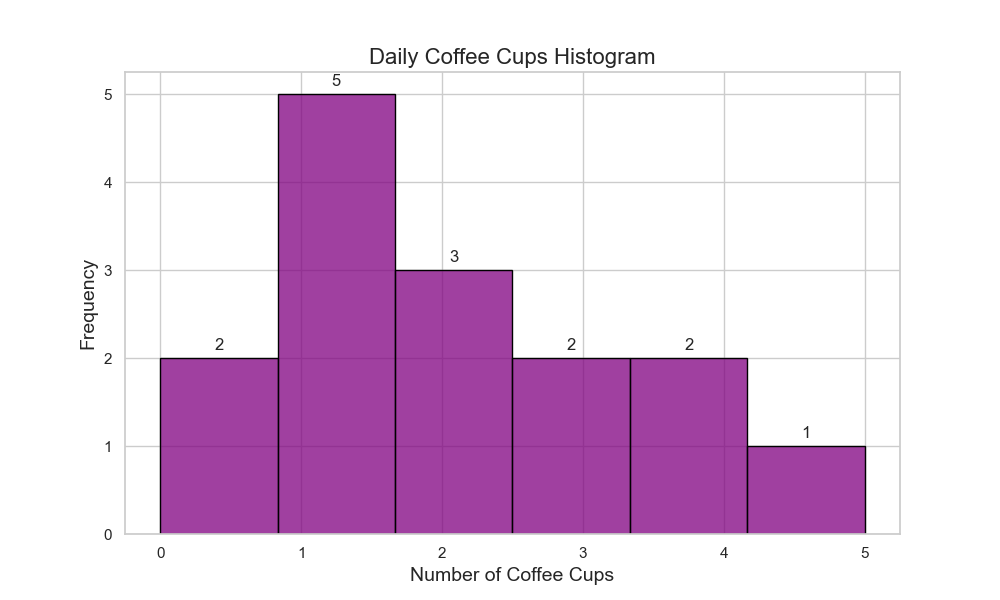

Source code (Python):

import pandas as pd
import seaborn as sns
import matplotlib.pyplot as plt

# Your provided data
data = [
    {'Daily Coffee Cups': 2}, {'Daily Coffee Cups': 4},
    {'Daily Coffee Cups': 1}, {'Daily Coffee Cups': 0},
    {'Daily Coffee Cups': 3}, {'Daily Coffee Cups': 2},
    {'Daily Coffee Cups': 1}, {'Daily Coffee Cups': 1},
    {'Daily Coffee Cups': 5}, {'Daily Coffee Cups': 4},
    {'Daily Coffee Cups': 0}, {'Daily Coffee Cups': 2},
    {'Daily Coffee Cups': 1}, {'Daily Coffee Cups': 3},
    {'Daily Coffee Cups': 1}
]

# Convert to DataFrame
df = pd.DataFrame(data)

# Set style and color palette for Seaborn
sns.set(style="whitegrid")
sns.set_palette("husl")

# Create the histogram using Seaborn
plt.figure(figsize=(10, 6)) # Set the size of the figure

# Histplot
hist_plot = sns.histplot(df['Daily Coffee Cups'], kde=False, bins=6, color='purple', edgecolor='black')

# Enhancements
hist_plot.set_title('Daily Coffee Cups Histogram', fontsize=16) # Title
hist_plot.set_xlabel('Number of Coffee Cups', fontsize=14) # X-label
hist_plot.set_ylabel('Frequency', fontsize=14) # Y-label

for p in hist_plot.patches: # Add annotation to bars
    hist_plot.annotate(f"{int(p.get_height())}",
                (p.get_x() + p.get_width() / 2., p.get_height()),
                ha = 'center', va = 'center',
                xytext = (0, 9), 
                textcoords = 'offset points')

plt.show()
